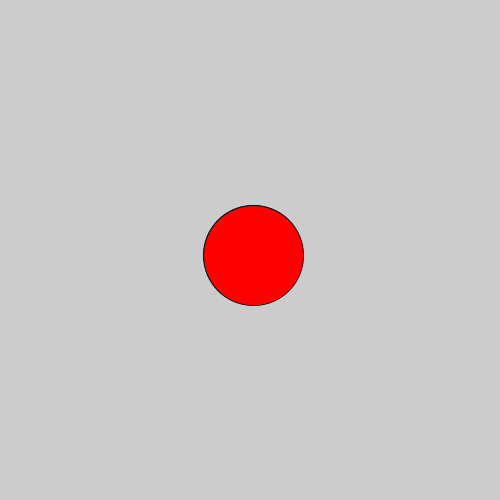
Frame 1 (no input)
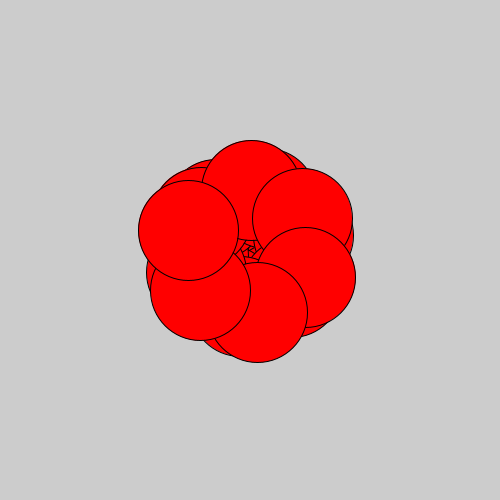
Frame 60 (the mouse pressed at the canvas centre just before this capture)
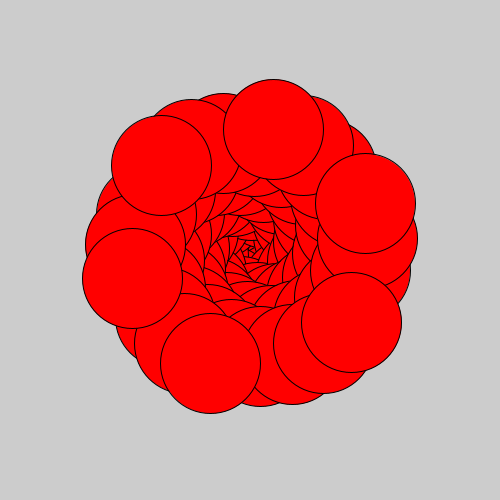
Frame 120 (the mouse held since frame 60 and released just before this capture)

The Processing sketch that drew these frames (run headless with seeded random() and noise(); from frame 60 on, the mouse is pressed at the canvas centre):

// Processing sketch: processing_122134
// ── processing_122134.pde

int linelength = 5;
int angle  = 0;
int wx = 100;
int wy = 100;
int center_x;
int center_y;
boolean forwards = true;
float cx = 0;
float cy = 0;

void setup() {
  size(500,500);
  center_x = width/2;
  center_y = height/2;
}

void draw() {
  
//  background(204);
  
  angle++ ;
  
  if(forwards){
    linelength++;
    reverse(center_x+cx, center_y+cy);
  }
  else {
    linelength--;
    reverse(center_x+cx, center_y+cy);
  }
  
   cx = linelength * cos(angle);
   cy = linelength * sin(angle);
  
  ellipse(center_x + cx, center_y + cy, wx, wy);
  println(center_x + cx + " : " + center_y + cy);
}

void reverse(float x_edge, float y_edge) {
  if(x_edge > 240 && y_edge > 240 && x_edge < 260 && y_edge < 260){
    fill(255,0,0);
     forwards = true; 
}
  else if (x_edge < 0 || y_edge < 0 || x_edge > width || y_edge > height ) {
    fill(0,255,0);
    forwards = false;
  }
}
